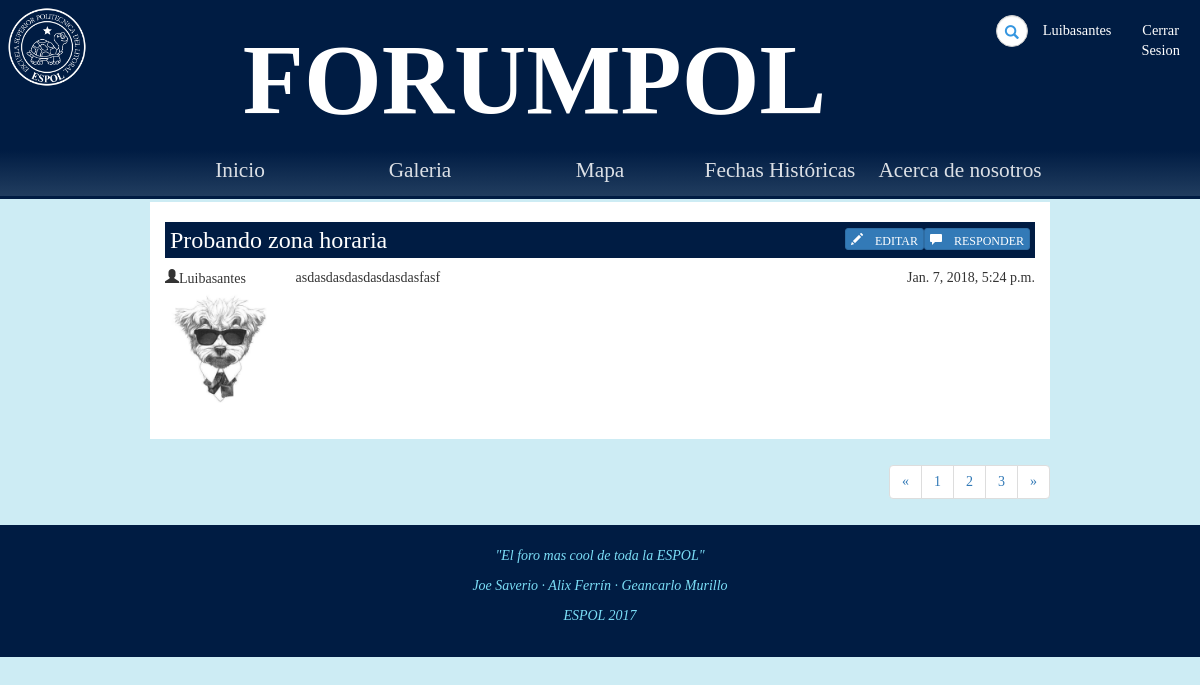
Page /foro/anuncios/52/ (signed in) on the earlier database version.
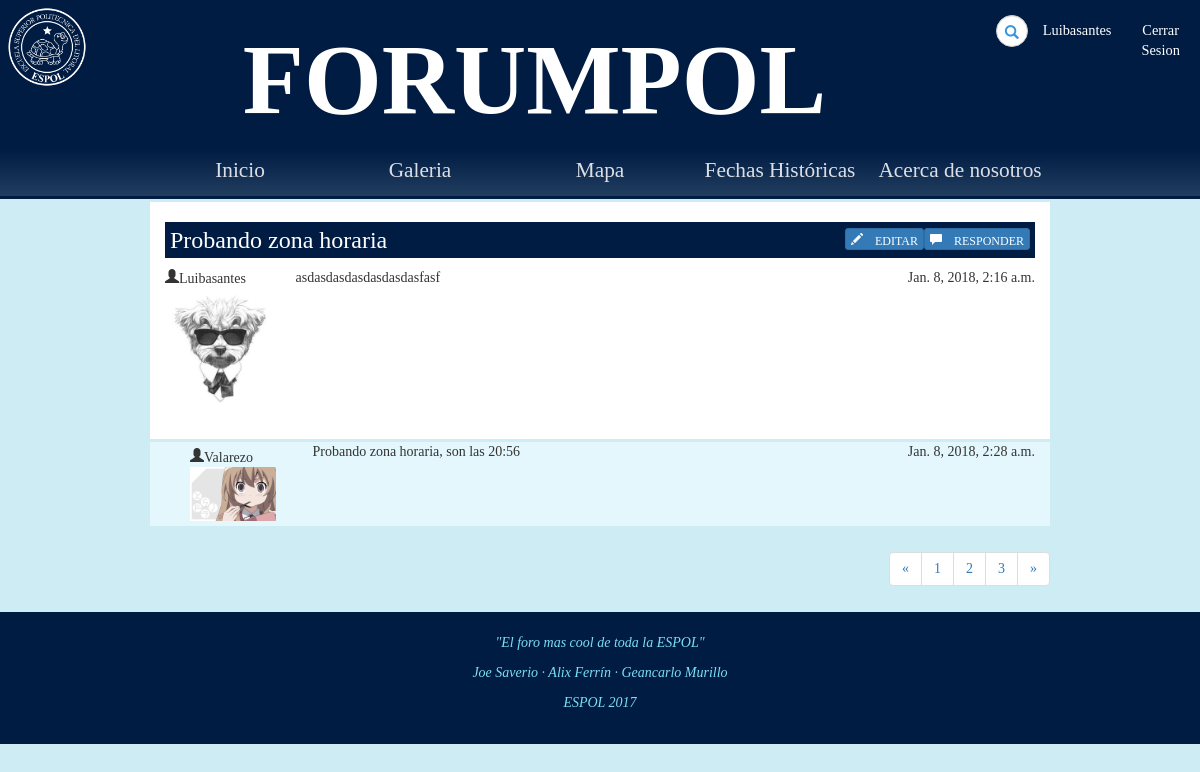
Same page on the later database version.
### Foro/models.py (models this page shows, shortened)
class Post(models.Model):
	reply_to = models.ForeignKey('self',blank=True, null=True,on_delete=models.SET_NULL)
	content = models.TextField(max_length=500, default='')
	image = models.ImageField(upload_to=upload_location, blank=True,null=True)
	owner = models.ForeignKey(User,null=True,on_delete=models.SET_NULL)
	date = models.DateTimeField(auto_now=True)
	aprobado = models.NullBooleanField(default=None,null=True)

### accounts/models.py (models this page shows, shortened)
class UserProfile(models.Model):
	user = models.OneToOneField(User,on_delete=models.CASCADE)
	city = models.CharField(max_length=25, default='')
	website = models.URLField(default='')
	phone = models.IntegerField(default=0)
	image = models.ImageField(upload_to= upload_location, blank=True)
	moderador = models.BooleanField(default=False)

### Foro/views.py (the view, shortened to what this page needs)
# urls.py: url(r'^anuncios/(?P<Post_Id>[-]?[0-9]+)/$', login_required(views.detalle_anuncio), name='detalle_anuncio'),
def detalle_anuncio(request,Post_Id):
	form_Post = CreateOriginalPostForm(request.POST or None,request.FILES or None)
	try:
		post = Post.objects.get(id = str(Post_Id))
		thread = Thread.objects.get(op=post)
		respuestas = Post.objects.filter(reply_to = str(Post_Id),aprobado = True)
	except Post.DoesNotExist:
		raise Http404("Anuncio no existe")
	except Thread.DoesNotExist:
		raise Http404("Anuncio no es OP	")
	contenido={"anuncio":post,'thread':thread,'usuario':request.user,'respuestas':respuestas,'form':form_Post}
	return render(request,"foro/hilo.html",contenido)

### Foro/forms.py
class CreateOriginalPostForm(forms.ModelForm):
	class Meta:
		model = Post
		widgets = {
			'content': forms.Textarea(attrs={'cols': 80, 'rows': 7}),
		}
		exclude= ['date','owner','reply_to','aprobado']

### Foro/templates/Foro/hilo.html (shortened to what this page needs)
{% extends 'Foro/base.html' %}
{% load static from staticfiles %}
{% block estilo %}<link rel="stylesheet" type="text/css" href="{% static 'css/hilo.css' %}">{% endblock %}
{% block body %}
    <div id="hilo" class="col-9">
        <div id="op-post" class="container-fluid">
            <h3 class="post-topic">
				{{thread.topic}}
				<button class="btn btn-primary btn-xs pull-right resp-btn glyphicon glyphicon-comment"> RESPONDER</button>
				{% if usuario.userprofile.moderador %}
				<button class="btn btn-primary btn-xs pull-right editar-btn glyphicon glyphicon-pencil"> EDITAR</button>
				{% endif %}
			</h3>
            <div id="op">
                <div class="poster">
                    <div class="poster-info">
                        <span class="glyphicon glyphicon-user">{{anuncio.owner.username}}</span>
						{% if anuncio.owner.userprofile.image %}
						<img src="{{anuncio.owner.userprofile.image.url}}" alt="userProfilePicture">
						{% endif %}
                    </div>
                </div>
                <div class="post-area">
                    <p>{{anuncio.content}}</p>
                </div>
				<p>{{anuncio.date}}</p>
            </div>
        </div>
		{% for post in respuestas %}
        <div class="container-fluid rep">
            <div class="poster">
                <div class="poster-info">
                    <span class="glyphicon glyphicon-user">{{post.owner.username}}</span>
                    {% if post.owner.userprofile.image %}
						<a href="{{post.owner.userprofile.image.url}}"><img  src="{{post.owner.userprofile.image.url}}"  width=500 alt="ImagenResputa"></a>
					{% endif %}
                </div>
            </div>
            <div class="post-area">
                <p>{{post.content}}</p>
            </div>
            <div class="post-num">
                <p>{{post.date}}</p>
            </div>
        </div>
		{% endfor %}
    </div>
    <div id="hilo-footer" class="col-9">
        <nav id="paginas">
            <ul class="pagination">
                <li><a href="#" aria-label="Previous"><span>&laquo;</span></a></li>
                <li><a href="#">1</a></li>
                <li><a href="#">2</a></li>
                <li><a href="#">3</a></li>
                <li><a href="#" aria-label="Next"><span>&raquo;</span></a></li>
            </ul>
        </nav>
    </div>
{% endblock %}

Differences in the rows shown:
changed Post "asdasdasdasdasdasdasfasf": date "Jan. 7, 2018, 5:24 p.m." → "Jan. 8, 2018, 2:16 a.m."
added Post: owner.username "Valarezo", owner.userprofile.image (picture), content "Probando zona horaria, son las 20:56", date "Jan. 8, 2018, 2:28 a.m."
